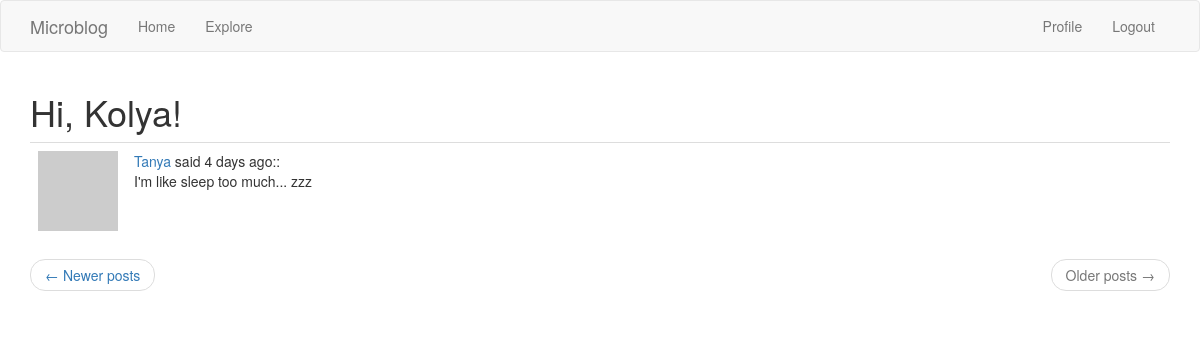
The app's page /explore?page=2 (signed in), older data.
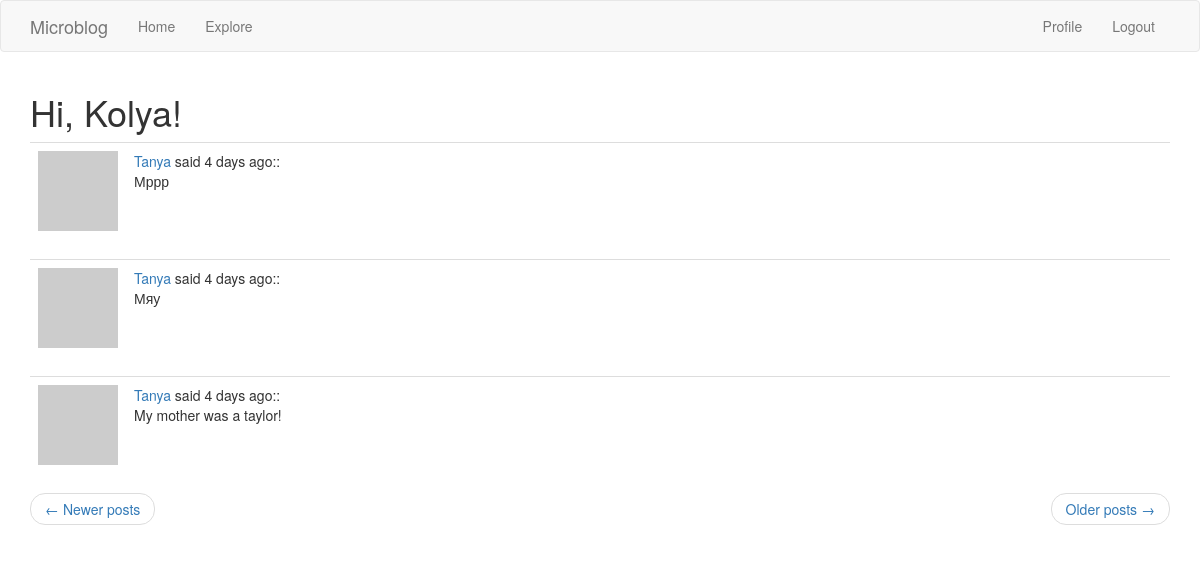
The same page, newer data.
### app/models.py (models this page shows, shortened)
class User(UserMixin, db.Model):
    id = db.Column(db.Integer, primary_key=True)
    username = db.Column(db.String(64), index=True, unique=True)
    email = db.Column(db.String(120), index=True, unique=True)
    password_hash = db.Column(db.String(128))
    posts = db.relationship('Post', backref='author', lazy='dynamic')
    about_me = db.Column(db.String(140))
    last_seen = db.Column(db.DateTime, default=datetime.utcnow)
    followed = db.relationship(
        'User', secondary=followers,
        primaryjoin=(followers.c.follower_id == id),
        secondaryjoin=(followers.c.followed_id == id),
        backref=db.backref('followers', lazy='dynamic'), lazy='dynamic')
    def avatar(self, size):
        digest = md5(self.email.lower().encode('utf-8')).hexdigest()
        return 'https://www.gravatar.com/avatar/{}?d=identicon&s={}'.format(
            digest, size)

class Post(db.Model):
    id = db.Column(db.Integer, primary_key=True)
    body = db.Column(db.String(140))
    timestamp = db.Column(db.DateTime, index=True, default=datetime.utcnow)
    user_id = db.Column(db.Integer, db.ForeignKey('user.id'))

### app/routes.py (the view)
@app.route('/explore')
@login_required
def explore():
    page = request.args.get('page', 1, type=int)
    posts = Post.query.order_by(Post.timestamp.desc()).paginate(
        page, app.config['POSTS_PER_PAGE'], False)
    if posts.has_next:
        next_url = url_for('explore', page=posts.next_num)
    else:
        next_url = None
    if posts.has_prev:
        prev_url = url_for('explore', page=posts.prev_num)
    else:
        prev_url = None
    return render_template("index.html", title='Explore', posts=posts.items,
                          next_url=next_url, prev_url=prev_url)

### app/models.py (called while the page is built)
@login.user_loader
def load_user(id):
    return User.query.get(int(id))

### app/routes.py (called while the page is built)
@app.before_request
def before_request():
    if current_user.is_authenticated:
        current_user.last_seen = datetime.utcnow()
        db.session.commit()

### app/templates/index.html (shortened to what this page needs)
{% extends "base.html" %}
{% import 'bootstrap/wtf.html' as wtf %}
{% block app_content %}
    <h1>Hi, {{ current_user.username }}!</h1>
    {% for post in posts %}
    	{% include '_post.html' %}
    {% endfor %}
    <nav aria-label="...">
        <ul class="pager">
        <li class="previous{% if not prev_url %} disabled{% endif %}">
            <a href="{{ prev_url or '#' }}">
                <span aria-hidden="true">&larr;</span> Newer posts
            </a>
        </li>
        <li class="next{% if not next_url %} disabled{% endif %}">
            <a href="{{ next_url or '#' }}">
                Older posts <span aria-hidden="true">&rarr;</span>
            </a>
        </li>
        </ul>
    </nav>
{% endblock %}

### app/templates/base.html (shortened to what this page needs)
{% extends 'bootstrap/base.html' %}
{% block navbar %}
    <nav class="navbar navbar-default">
        <div class="container">
            <div class="navbar-header">
                <a class="navbar-brand" href="{{ url_for('index') }}">Microblog</a>
            </div>
            <div class="collapse navbar-collapse" id="bs-example-navbar-collapse-1">
                <ul class="nav navbar-nav">
                    <li><a href="{{ url_for('index') }}">Home</a></li>
                    <li><a href="{{ url_for('explore') }}">Explore</a></li>
                </ul>
                <ul class="nav navbar-nav navbar-right">
                    {% if current_user.is_anonymous %}
                    <li><a href="{{ url_for('login') }}">Login</a></li>
                    {% else %}
                    <li><a href="{{ url_for('user', username=current_user.username) }}">Profile</a></li>
                    <li><a href="{{ url_for('logout') }}">Logout</a></li>
                    {% endif %}
                </ul>
            </div>
        </div>
    </nav>
{% endblock %}
{% block content %}
    <div class="container">
        {% block app_content %}{% endblock %}
    </div>
{% endblock %}

### app/templates/_post.html
<table class="table table-hover">
    <tr>
        <td width="70px">
            <a href="{{ url_for('user', username=post.author.username) }}">
                <img src="{{ post.author.avatar(64) }}" />
            </a>
        </td>
        <td>
            <a href="{{ url_for('user', username=post.author.username) }}">
                {{ post.author.username }}
            </a>
            said {{ moment(post.timestamp).fromNow() }}::
            <br>
            {{ post.body }}
        </td>
    </tr>
</table>

Row changes from the older to the newer data that the page shows:
no longer on this page (row unchanged): Post: author.username "Tanya", timestamp "4 days ago", body "I'm like sleep too much... zzz"
added Post: author.username "Tanya", timestamp "4 days ago", body "Мррр"
added Post: author.username "Tanya", timestamp "4 days ago", body "Мяу"
added Post: author.username "Tanya", timestamp "4 days ago", body "My mother was a taylor!"
